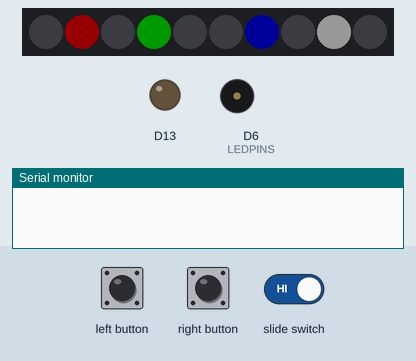
A sketch run on a simulated Adafruit Circuit Playground Express. On the bench: 10 RGB LEDs in strip order, left to right, output pins drawn as LEDs (lit = HIGH), buzzer (waves = sounding), the last lines printed to the serial monitor. The inputs (shaded band) are chosen by the test bench. Dim RGB values are drawn brighter than linear; random numbers use the default seed unless the sketch sets one.

Above: at 8.4 s.
9.9 s: left button pressed for 0.15 s
At 10.77 s:
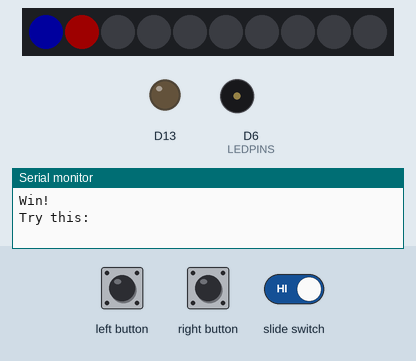
At 11.3 s:
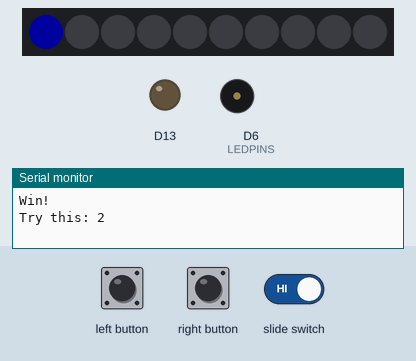
Timing chart, 0 to 12.9 s (numbered marks = the images above; inputs shaded):
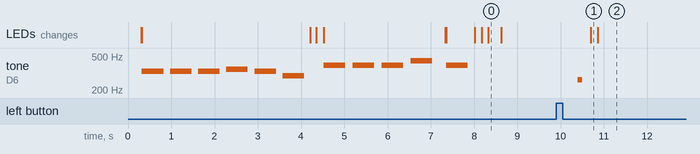

Measured:
- after the input at 9.9 s, tone on D6 (LEDPINS): silent → 262 Hz after 0.50 s, → silent 0.10 s later; the LEDs: change after 0.80 s (image 1)

The sketch:

Lab08.ino
```cpp
// Adafruit Circuit Playground - Simon Game    Support Open Source, buy Adafruit
// 2016-08-07 Version 1  by Mike Barela for Adafruit Industries
// Uses the CircuitPlayground library to easily use the full functionality of the board
// Based on Simon Sings by @TheRealDod with permission http://goo.gl/ea4VDf

#include <Adafruit_CircuitPlayground.h>  // Library for Circuit Playground functions
#include "pitches.h"                     // File for musical tones

const int NLEDS = 4;
const int LEDPINS[NLEDS] = {1, 3, 6, 8}; // The NeoPixels used (counterclockwise from USB)
const int SWITCHPINS[NLEDS] = {2, 0, 6, 9}; // Capacitive inputs 1-4 (match the NeoPixel positions)

const int FADESTEPS = 8;
const int FADEINDURATION = 200;
const int FADEOUTDURATION = 150;
const int SEQDELAY = 50;    // Millis between led flashes.
const int PAUSEB4SEQ = 500; // Millis before starting the sequence.
const int MINLEVEL =  1;
const int MAXLEVEL = 10;
int gameLevel;
int simonSez[MAXLEVEL]; // sequence of 0..NLEDS-1
int numTries = 0;
int maxTries = 3;

const int16_t CAP_SAMPLES   = 20;      // number of samples for each capacitive input pad
const int16_t CAP_THRESHOLD = 300;     // Threshold for a capacitive touch (higher = less sensitive)

// -- song-array note fields --
// Tone
const int NOTETONE = 0;
const int SILENCE = 0;
const int ENDOFSONG = -1;
// Duration
const int NOTEDURATION = 1;
const int SINGLEBEAT = 125; // Note duration (millis) is multiplied by this
const float PAUSEFACTOR = 0.2; // relative length of silence after playing a note
// LED
const int NOTELED = 2;
const int ALLLEDS = -1;

const int NOTES[NLEDS] = {NOTE_C4, NOTE_D4, NOTE_E4, NOTE_F4}; // Notes for each LED/Switch

int CORRECTSONG[][3] = {    // song to play if you mimiced the sequence correctly
  {SILENCE, 2} //, ALLLEDS}
  , {NOTE_G4, 1} //, ALLLEDS}
  , {NOTE_G4, 1} //, ALLLEDS}
  , {NOTE_A4, 2} //, ALLLEDS}
  , {ENDOFSONG, ENDOFSONG, ENDOFSONG}
};

int WINSONG[][3] = {       // song to play if you win the entire game
  {SILENCE, 2, ALLLEDS}
  , {NOTE_E4, 1, 2}
  , {NOTE_E4, 1, 2}
  , {NOTE_E4, 1, 2}
  , {NOTE_F4, 1, 3}
  , {NOTE_E4, 1, 2}
  , {NOTE_D4, 3, 1}
  , {NOTE_G4, 1, ALLLEDS}
  , {NOTE_G4, 1, ALLLEDS}
  , {NOTE_G4, 1, ALLLEDS}
  , {NOTE_A4, 2, ALLLEDS}
  , {NOTE_G4, 5, ALLLEDS}
  , {ENDOFSONG, ENDOFSONG, ENDOFSONG}
};

int LOSESONG[][3] = {   // notes to play if you don't mimic correctly and lose the game
  {NOTE_B5, 2, 3}, {NOTE_A5, 2, 2}, {NOTE_GS5, 2, 1}, {NOTE_G5, 8, ALLLEDS}, {ENDOFSONG, ENDOFSONG, ENDOFSONG}
};

int TRYAGAINSONG[][3] = {
  {NOTE_C2, 1}, {NOTE_C2, 1}, {NOTE_C2, 1}, {ENDOFSONG, ENDOFSONG, ENDOFSONG}
};

//===========================================================================================

void setup() {
  CircuitPlayground.begin();           // initialize the Circuit Playground library
  CircuitPlayground.setBrightness(30); // we don't want the NeoPixels too bright
  Serial.begin(9600);                  // Serial monitor for debugging and info
  randomSeed(analogRead(4));           // random value based on sounds
  gameLevel = MINLEVEL;                // start game at the minimum guess level
  playWinSequence();                   // Visual feedback after reset.
}

void loop() {
  int done;
  initGameSequence(gameLevel);        // Set up moves for new game
  done = 0;

  while (!done && numTries < maxTries) {                   // set up to loop while playing
    while ( !CircuitPlayground.leftButton() && !CircuitPlayground.rightButton() ) ; // wait to start
    for (int i = 0; i <= gameLevel; ++i) {             // # LEDs show gameLevel
      CircuitPlayground.strip.setPixelColor(i, 255);
    }
    delay(PAUSEB4SEQ);
    playGameSequence(gameLevel);      // Play the sequence to user

    // IF CORRECT
    if (playerGuess(gameLevel)) {       // see if person repeated the same sequence
      playCorrectSequence();            // increases level
      done = 1;

      if (gameLevel < MAXLEVEL) {       // if you still have levels to go, increase level by 1
        gameLevel++;
        numTries = 0;                   // resets # tries
      }
      else {                            // You played all the levels
        playWinSequence();              // You won the entire game!
        while (1) ;                     // Press Circuit Playground Reset to restart
      }
    }

    // IF WRONG
    else {
      numTries++;
      if (numTries < maxTries) {              // if you've used <3 tries
        playTryAgainSequence();               // try again
      }
      else if (numTries == maxTries) {        // if you've used up your 3 tries
        playLoseSequence();                   // you lose
        gameLevel = MINLEVEL;                 // reset to starting level
        numTries = 0;
        done = 1;
      }
    }
  }
}


void initGameSequence(int gameLevel) {    // Set the values for the values to mimic
  // assertion: gameLevel<=MAXLEVEL
  if ( gameLevel == MINLEVEL ) {          // Minimum level all random
    for ( int i = 0; i < gameLevel; i++ ) {
      simonSez[i] = random(NLEDS);        // Min - select all new random pattern
    }
  }
  else {
    simonSez[gameLevel - 1] = random(NLEDS); // add one more random value for next level
  }                                        //  which is different than some variations of game
}

void playGameSequence(int gameLevel) {     // Play the sequence to mimic
  Serial.print("Try this: ");
  for (int i = 0; i < gameLevel; i++) {
    playLed(simonSez[i]);                  // Light LED and play its note
    Serial.print(SWITCHPINS[simonSez[i]]);
    if ( i != gameLevel - 1 )
      Serial.print(", ");
    else
      Serial.println(" ");
  }
}

void fadeLed(int theLed, int val, int duration) { // fade NeoPixels in or out
  int fadeStep  = 256 / FADESTEPS;
  int fadeDelay = duration / FADESTEPS;
  for (int i = 0; i < 256; i += fadeStep) {
    if ( theLed >= 0 ) {
      lightPixel(theLed, val ? i : 255 - i);
    }
    else { // ALLLEDS
      for (int j = 0; j < NLEDS; j++) {
        lightPixel(j, val ? i : 255 - i);
      }
    }
    delay(fadeDelay);
  }
  // force val (in case fadeStep doesn't divide 256)
  if ( theLed >= 0 ) {
    lightPixel(theLed, val);
  }
  else {
    for (int j = 0; j < NLEDS; j++) {
      lightPixel(j, val);
    }
  }
}

void playLed(int theLed) {                            // Fade LED and play its note
  if (CircuitPlayground.slideSwitch()) {              // Only play song if slide switch on "+"
    CircuitPlayground.playTone(NOTES[theLed], 100);
  }
  fadeLed(theLed, HIGH, FADEINDURATION);             // Fade in LED
  fadeLed(theLed, LOW, FADEOUTDURATION);             // Fade out LED
}

int playerGuess(int gameLevel) {         // Get the user's guess and compare to Simon's sequence
  for (int i = 0 ; i < gameLevel ; i++) {
    int guess = getSwitchStroke();
    //Serial.print(guess,DEC);
    //Serial.print(",");
    //Serial.println(simonSez[i]);
    if (guess != simonSez[i]) {
      return 0;
    }
    else {
      playLed(guess);                   // Fade LED and play its note
    }
  }
  return 1;
}

void playSong(int song[][3]) {         // Play a predefined song sequence on CP speaker
  for (int note = 0; song[note][NOTETONE] != ENDOFSONG; note++) {
    int theDuration = SINGLEBEAT * song[note][NOTEDURATION];
    int theTone = song[note][NOTETONE];
    if ( theTone && CircuitPlayground.slideSwitch() ) {
      CircuitPlayground.playTone(theTone, 500);
    }
    int theLed = song[note][NOTELED];
    fadeLed(theLed, HIGH, theDuration);          // Fade in
    fadeLed(theLed, LOW, theDuration * PAUSEFACTOR); // Fade out + silence between note
  }
}

int playWinSequence() {     // Play the winning song and light sequence
  playSong(WINSONG);
  Serial.println("Win!");
}

int playLoseSequence() {     // Play the loosing song and light sequence
  playSong(LOSESONG);
  Serial.println("Loss");
  CircuitPlayground.clearPixels();
}

int playCorrectSequence() {  // Play the song and light sequence for a correct move
  playSong(CORRECTSONG);
  Serial.println("Correct Repeat");
}

int playTryAgainSequence() {
  playSong(TRYAGAINSONG);
  Serial.println("Try Again");
}

int getSwitchStroke() {     // Code to get a switch entry
  while (get1stPressedSwitch() >= 0) {
    // flush everything until no switch is pressed
    delay(50);
  }
  while (get1stPressedSwitch() < 0) {
    // wait for next press
    delay(50);
  }
  return get1stPressedSwitch();
}

int get1stPressedSwitch() {   // Poll the switches, return the switch being pressed or -1 for none
  for (int i = 0; i < NLEDS; i++) {
    if (CircuitPlayground.readCap(SWITCHPINS[i], CAP_SAMPLES) >= CAP_THRESHOLD) { // read CP capacitive
      //      Serial.print("Switch ");                                                 // switchpad
      //      Serial.print(SWITCHPINS[i]); // print switch presses if you like
      //      Serial.print(", ");
      //      Serial.println(i);
      return i;                      // return number of the switch pressed
    }
  }
  return -1;                         // no switch pressed this poll cycle
}

void lightPixel(uint8_t ledToLight, uint8_t intensity) {  // light the NeoPixel at passed intensity
  switch (ledToLight) {
    case (0):
      CircuitPlayground.setPixelColor(LEDPINS[ledToLight], intensity, 0, 0); // red
      break;
    case (1):
      CircuitPlayground.setPixelColor(LEDPINS[ledToLight], 0, intensity, 0); // green
      break;
    case (2):
      CircuitPlayground.setPixelColor(LEDPINS[ledToLight], 0, 0, intensity); // blue
      break;
    case (3):
      CircuitPlayground.setPixelColor(LEDPINS[ledToLight], intensity, intensity, intensity); // white
      break;
  }
}
```

pitches.h
```cpp
/*************************************************
 * Public Constants
 *************************************************/

#define NOTE_B0  31
#define NOTE_C1  33
#define NOTE_CS1 35
#define NOTE_D1  37
#define NOTE_DS1 39
#define NOTE_E1  41
#define NOTE_F1  44
#define NOTE_FS1 46
#define NOTE_G1  49
#define NOTE_GS1 52
#define NOTE_A1  55
#define NOTE_AS1 58
#define NOTE_B1  62
#define NOTE_C2  65
#define NOTE_CS2 69
#define NOTE_D2  73
#define NOTE_DS2 78
#define NOTE_E2  82
#define NOTE_F2  87
#define NOTE_FS2 93
#define NOTE_G2  98
#define NOTE_GS2 104
#define NOTE_A2  110
#define NOTE_AS2 117
#define NOTE_B2  123
#define NOTE_C3  131
#define NOTE_CS3 139
#define NOTE_D3  147
#define NOTE_DS3 156
#define NOTE_E3  165
#define NOTE_F3  175
#define NOTE_FS3 185
#define NOTE_G3  196
#define NOTE_GS3 208
#define NOTE_A3  220
#define NOTE_AS3 233
#define NOTE_B3  247
#define NOTE_C4  262
#define NOTE_CS4 277
#define NOTE_D4  294
#define NOTE_DS4 311
#define NOTE_E4  330
#define NOTE_F4  349
#define NOTE_FS4 370
#define NOTE_G4  392
#define NOTE_GS4 415
#define NOTE_A4  440
#define NOTE_AS4 466
#define NOTE_B4  494
#define NOTE_C5  523
#define NOTE_CS5 554
#define NOTE_D5  587
#define NOTE_DS5 622
#define NOTE_E5  659
#define NOTE_F5  698
#define NOTE_FS5 740
#define NOTE_G5  784
#define NOTE_GS5 831
#define NOTE_A5  880
#define NOTE_AS5 932
#define NOTE_B5  988
#define NOTE_C6  1047
#define NOTE_CS6 1109
#define NOTE_D6  1175
#define NOTE_DS6 1245
#define NOTE_E6  1319
#define NOTE_F6  1397
#define NOTE_FS6 1480
#define NOTE_G6  1568
#define NOTE_GS6 1661
#define NOTE_A6  1760
#define NOTE_AS6 1865
#define NOTE_B6  1976
#define NOTE_C7  2093
#define NOTE_CS7 2217
#define NOTE_D7  2349
#define NOTE_DS7 2489
#define NOTE_E7  2637
#define NOTE_F7  2794
#define NOTE_FS7 2960
#define NOTE_G7  3136
#define NOTE_GS7 3322
#define NOTE_A7  3520
#define NOTE_AS7 3729
#define NOTE_B7  3951
#define NOTE_C8  4186
#define NOTE_CS8 4435
#define NOTE_D8  4699
#define NOTE_DS8 4978
```
